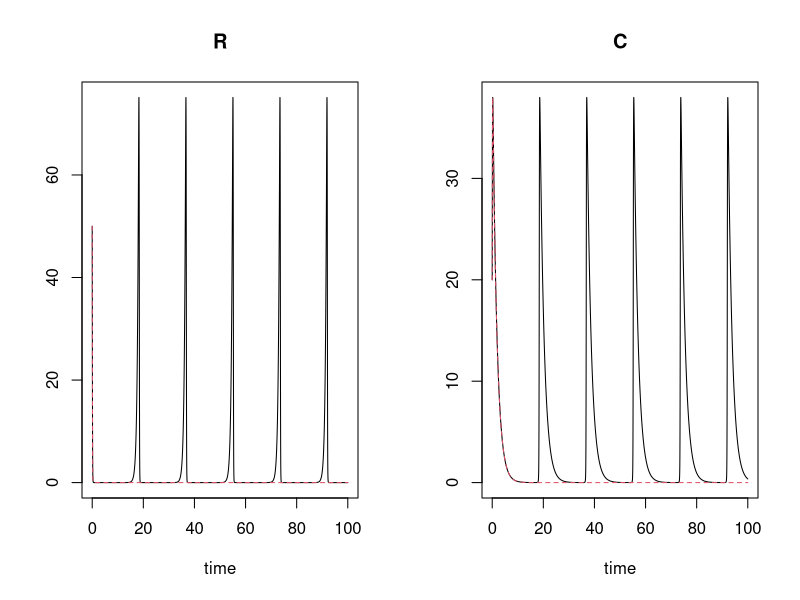

Generate this figure with R: (Note: this script raises an error after producing the figure.)
# ROOT FUNCTION COMO FUNCIONA EN UNA SIMULACION 
library(deSolve)

lv <- function(times, state, parms) {
  with(as.list(c(state, parms)), {
    dR <- 2*R - 0.5*R*C
    dC <- 0.2*R*C - 0.6*C
    return(list(c(dR, dC)))
  })
}

time_vec <- seq(from = 0, to = 100, length.out = 1e4)
y_0 <- c(R = 50, C = 20)
out <- ode(y = y_0, times = time_vec, func = lv, parms = NULL, method = "lsoda")
min(out[,-1])

eps <- 1e-2
eps

## event triggered if state variable <= eps
rootfun <- function (t, y, pars) {
  return(y - eps)
}

## sets state variable = 0
eventfun <- function(t, y, pars) {
  if (y[1] <= eps) y[1] <- 0
  if (y[2] <= eps) y[2] <- 0
  return(y)
}

# si la variable alcanza el valor de 0.01 entonces asignale valor de 0 
# eso es lo que hago aqui 

out1 <- ode(y = y_0, times = time_vec, func = lv, parms = NULL, method = "lsoda",
            rootfun = rootfun,
            events = list(func = eventfun, root = TRUE))

plot(out, out1)
min(out1[,-1])
v1

View(out1)
# Yo necesito hacer que..
# for (i in 1:numspps){
#  if (y[i <= eps]) y[i] <- 0 
# 
library(stringr)

# SUBSET PARA QUITAR LOS VALORES DE 0 [QUE ES CUANDO EL SISTEMA AGARRA ESTABILIDAD]
class(out1)
abr <- subset(out1, R > 0 & C > 0)
abr2 <- subset(out1, C > 0)
View(abr)
tail(abr, 1)
# APLICAR ROOT FUNC 
# 0.01 COMO VALOR UMBRAL PARA "DETENER LA SIMULACION"
# YA QUE TENGO VALORES CON 0 
# EXTRAER COLUMNAS 


# asignar nombres a las columnas y renglones de la matriz que tengo en R [dentro de codigo
# del LVOLTERRA]

# Ya puedo aplicar rootfunc

# una vez alcanzado el root, asignar valor de 0 

# usar for () para extraer cada una de las columnas dentro de la matriz 

# subset para cada objeto, tomar cada valor de los renglones y 
# if (valor del objeto alcanza el 0){
# haz subset del cada una de las columnas 
# con el subset quita los renglones que tengan 0 
# extrae los 5 numeros (??)}


#############################################################################
library(dplyr)

f <- data.frame("ID" = c("A", "A", "B", "B", "C", "C"),
                "NUM" = c(1, 2, 4, 3, 6, 9),
                "VAL" = c(1, 0, 1, 0, 1, 0))
f %>% 
  group_by(ID) %>% 
  arrange(NUM) %>%  
  slice(n())

# PARA EXTRAER LOS VALORES QUE NECESITO ??
#####################################################
model <- function(t, y, parms) {
  with(parms, {
    dy <- r * y  + y * (A %*% y)
    list(dy)
  })
}

## int6eraction matrix
parms <- list(
  r = c(r1 = 0.1, r2 = 0.1, r3 = -0.1, r4 = -0.1),
  A = matrix(c(
    0.0, 0.0, -0.2, 0.0, # prey 1
    0.0, 0.0, 0.0, -0.1, # prey 2
    0.2, 0.0, 0.0, 0.0,  # predator 1; eats prey 1
    0.0, 0.1, 0.0, 0.0), # predator 2; eats prey 2
    nrow = 4, ncol = 4, byrow = TRUE)
)
parms
times = seq(0, 150, 1)
y0  = c(n1 = 1, n2 = 1, n3 = 2, n4 = 2)

out <- ode(y0, times, model, parms)
plot(out)

## defined as global variables for simplicity, can also be put into parms
threshold <- 0.2  # can be a vector of length(y0)
y_new     <- 1.0  # can be a vector of length(y0)

## uncomment the 'cat' lines to see what's going on
rootfun <- function (t, y, p) {
  #cat("root at t=", t, "\n")
  #cat("y old =", y, "\n")
  return(y - threshold)
}

eventfun <- function(t, y, p) {
  #cat("y old =", y, "\n")
  y <- ifelse(y <= threshold, 0, y)
  #cat("y new =", y, "\n")
  return(y)
}

out23 <- ode(y0, times, model, parms, 
           events = list(func = eventfun, root = TRUE), rootfunc=rootfun)
plot(out23)
View(out23)
View(out23)




# creating an outer function
outerFunction <- function(x) {
  # creating an inner function
  innerFunction <- function(y) {
    # passing a command to the function
    a <- x * y
    return(a)
  }
  return (innerFunction)
}
# To call the outer functionn
output <- outerFunction(3) 
output(5)


num <- "2"
if (num == "2") { 
  print("Number is :", NA) 
}else{ 
  print(num) 
} 

set.seed(1) # for reproducibility
r_1 <- rep(1, 3)
A_1 <- -matrix(c(10, 9, 5,
                 9, 10, 9,
                 5, 9, 10), 3, 3, byrow = TRUE)
# check the existence of feasible equilibrium
print(solve(A_1, -r_1)) # not feasibl

GLV <- function(t, x, parameters){
  with(as.list(c(x, parameters)), {
    x[x < 10^-8] <- 0 # prevent numerical problems
    dxdt <- x * (r + A %*% x)
    list(dxdt)
  })
}

plot_ODE_output <- function(out){
  out <- as.data.frame(out)
  colnames(out) <- c("time", paste("sp", 1:(ncol(out) -1), sep = "_"))
  out <- as_tibble(out) %>% gather(species, density, -time)
  pl <- ggplot(data = out) +
    aes(x = time, y = density, colour = species) +
    geom_line()
  show(pl)
  return(out)
}

integrate_GLV <- function(r, A, x0, maxtime = 100, steptime = 0.5){
  times <- seq(0, maxtime, by = steptime)
  parameters <- list(r = r, A = A)
  # solve numerically
  out <- ode(y = x0, times = times,
             func = GLV, parms = parameters,
             method = "ode45")
  # plot and make into tidy form
  out <- plot_ODE_output(out)
  return(out)
}

r_2 <- rep(10, 3)
A_2 <- -matrix(c(10, 7, 12,
                 15, 10, 8,
                 7, 11, 10), 3, 3, byrow = TRUE)
print(solve(A_2, -r_2)) # feasible

x0_2 <- runif(3)
# marca los puntos de inicio 
res_2 <- integrate_GLV(r_2, A_2, x0_2)

library (tidyr)
library(ggplot2)



df <- as.data.frame(rbind(c(0.01,0.4,0.5,5,27,0.22,25,0,0,0.3),c(0.25,0,0,2.3,3.6,6,0,0.001,0.021,0),c(22,23,0,40,0.53,0.2,0.4,0.44,0,0),c(0.1,0,0.12,0.56,0.7,13,0,0,3,4)))
df
